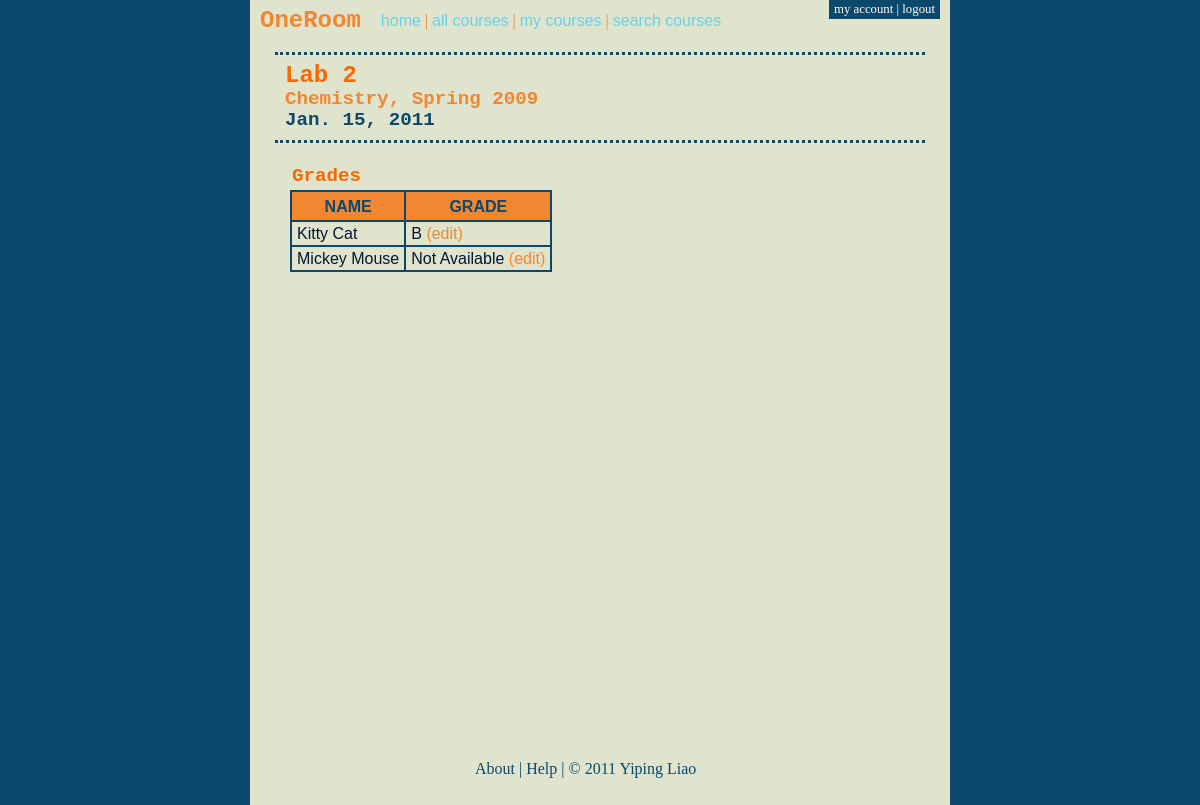
The app's page /assignment_page.php?assignment_id=8 (signed in) with its own data.
### tables this page shows
CREATE TABLE `assignments` (
  `assignment_id` int(11) NOT NULL AUTO_INCREMENT,
  `name` varchar(35) DEFAULT NULL,
  `due_date` date DEFAULT NULL,
  `course_id` int(11) DEFAULT NULL,
  PRIMARY KEY (`assignment_id`),
  KEY `course_id` (`course_id`),
  CONSTRAINT `assignments_ibfk_1` FOREIGN KEY (`course_id`) REFERENCES `courses` (`course_id`) ON DELETE CASCADE
);

CREATE TABLE `courses` (
  `course_id` int(11) NOT NULL AUTO_INCREMENT,
  `name` varchar(50) DEFAULT NULL,
  `year` char(4) DEFAULT NULL,
  `semester` varchar(10) DEFAULT NULL,
  `passcode` varchar(40) DEFAULT NULL,
  PRIMARY KEY (`course_id`)
);

CREATE TABLE `oneroom_users` (
  `id` int(11) NOT NULL AUTO_INCREMENT,
  `first_name` varchar(30) NOT NULL,
  `last_name` varchar(30) NOT NULL,
  `username` varchar(20) DEFAULT NULL,
  `email` varchar(50) NOT NULL,
  `user_type` enum('teacher','student') NOT NULL,
  `password` varchar(40) NOT NULL,
  PRIMARY KEY (`id`)
);

### utils.php (called while the page is built, shortened)
<?php
  function is_teacher($dbc, $user_id) {
    $is_teacher = false;
    $query = "SELECT * FROM oneroom_users WHERE id = '$user_id'";
    $result = mysqli_query($dbc, $query) or redirect('500.php');
    $row = mysqli_fetch_array($result);
    if ($row['user_type'] == 'teacher') {
      $is_teacher = true;
    }
    return $is_teacher;
  }
  function get_course_full_name($dbc, $course_id) {
    $query = "SELECT name, semester, year FROM courses WHERE
              course_id = '$course_id'";
    $result = mysqli_query($dbc, $query) or redirect('500.php');
    if (mysqli_num_rows($result) == 1) {
        $row = mysqli_fetch_array($result);
    } else {
      redirect('500.php');
    }
    $course_full_name = array();
    $course_full_name['name'] = $row['name'];
    $course_full_name['semester'] = $row['semester'];
    $course_full_name['year'] = $row['year'];
    return $course_full_name;
  }
  function get_assignment_info($dbc, $assignment_id) {
    $query = "SELECT name, due_date, course_id FROM assignments WHERE
              assignment_id = '$assignment_id'";
    $result = mysqli_query($dbc, $query) or redirect('500.php');
    if (mysqli_num_rows($result) == 1) {
        $row = mysqli_fetch_array($result);
    } else {
      redirect('500.php');
    }
    $assignment_info = array();
    $assignment_info['name'] = $row['name'];
    $assignment_info['course_id'] = $row['course_id'];
    $due_date = array();
    $due_date_exploded = explode('-', $row['due_date']);
    $assignment_info['due_date_string'] = $due_date_exploded[1] . '/' .
                                          $due_date_exploded[2] . '/' .
                                          $due_date_exploded[0];
    $due_date['year'] = $due_date_exploded[0];
    $due_date['day'] = $due_date_exploded[2];
    $month = $due_date_exploded[1];
    switch ($month) {
      case 1:
        $due_date['month'] = 'Jan.';
        break;
    }
    $assignment_info['due_date'] = $due_date;
    return $assignment_info;
  }
  function drop_leading_zero($day) {
    switch ($day) {
      default:
        return $day;
        break;
    }
  }

### init_page.php (called while the page is built, shortened)
<?php
  $dbc = mysqli_connect(DB_HOST, DB_USER, DB_PASSWORD, DB_NAME) or
          redirect('500.php');
  require_once('utils.php');
  $logged_in = isset($_SESSION['user_id']);
  if ($logged_in) {
    $user_id = $_SESSION['user_id'];
    $is_teacher = is_teacher($dbc, $user_id);
  }
?>

### assignment_page.php (the view, shortened to what this page needs)
<?php
  require_once('init_page.php');
  $assignment_id = $_GET['assignment_id'];
  $assignment_info = get_assignment_info($dbc, $assignment_id);
  $name = $assignment_info['name'];
  $due_date = $assignment_info['due_date'];
  $month = $due_date['month'];
  $day = $due_date['day'];
  $year = $due_date['year'];
  $course_id = $assignment_info['course_id'];
  $course_full_name = get_course_full_name($dbc, $course_id);
  $course_name = $course_full_name['name'];
  $course_semester = $course_full_name['semester'];
  $course_year = $course_full_name['year'];
  if (!$logged_in) {
    redirect('nopermissions.php');
  } else {
    if ($is_teacher) {
      $query = "SELECT * FROM courses_teachers WHERE
                course_id = '$course_id' and teacher_id = '$user_id'";
    }
  }
  if ($is_teacher) {
    $query = "SELECT student_id FROM courses_students WHERE
              course_id = $course_id";
  } else {
    $query = "SELECT student_id FROM courses_students WHERE
              course_id = $course_id AND student_id = $user_id";
  }
  $result = mysqli_query($dbc, $query) or redirect('500.php');
  $table_rows = array();
  while ($row = mysqli_fetch_array($result)) {
    $table_row = "";
    $student_id = $row['student_id'];
    $query = "SELECT first_name, last_name FROM oneroom_users
              WHERE id = $student_id";
    $result2 = mysqli_query($dbc, $query) or redirect('500.php');
    $row2 = mysqli_fetch_array($result2);
    $first_name = $row2['first_name'];
    $last_name = $row2['last_name'];
    $table_row .= "<tr><td>$first_name $last_name</td>";
    $query = "SELECT grade, grade_id
              FROM grades
              WHERE student_id=$student_id and assignment_id=$assignment_id";
    $result3 = mysqli_query($dbc, $query) or redirect('500.php');
    $table_row .= "<td>";
    if (mysqli_num_rows($result3) == 0) {
      $table_row .= "Not Available";
    } else {
      $row3 = mysqli_fetch_array($result3);
      $grade = $row3['grade'];
      $table_row .= "$grade";
    }
    if ($is_teacher) {
      $table_row .= "<a class=\"paren-link\"";
      $table_row .= "href=\"grade_edit.php?";
      $table_row .= "assignment_id=$assignment_id&course_id=$course_id";
      $table_row .= "&student_id=$student_id\"> (edit)";
    }
    $table_row .= "</td></tr>";
    array_push($table_rows, $table_row);
  }
  require_once('oneroom_header.php');
?>
<div id="content">
  <div id="content-heading">
    <?php
      echo "<h1>";
      echo $name . "<br />";
      echo "<a class=\"paren-link\" href=\"course_page.php?course_id=$course_id\">";
      echo "$course_name, $course_semester $course_year</a><br />";
      $day = drop_leading_zero($day);
      echo "<span class=\"paren\">$month $day, $year</span>";
      echo "</h1>";
    ?>
  </div>
  <div id="content-body">
    <h4>Grades</h4>
    <table id="assignment_table" border="1">
      <tr>
        <th>Name</th>
        <th>Grade</th>
      </tr>
    <?php
      foreach ($table_rows as $table_row) {
        echo $table_row;
      }
    ?>
    </table>
  </div>
</div>
<?php
  require_once('oneroom_footer.php');
?>

### oneroom_header.php (shortened to what this page needs)
<!DOCTYPE html PUBLIC "-//W3C//DTD XHTML 1.0 Strict//EN" "http://www.w3.org/TR/xhtml1/DTD/xhtml1-strict.dtd">
<html xmlns="http://www.w3.org/1999/xhtml">
  <head>
    <link rel="stylesheet" href="stylesheets/style.css" type="text/css" />
  </head>
  <body>
    <div id="main">
      <div id="acct_nav">
        <?php if ($logged_in) { ?>
          <a href="acct_manage.php">my account</a> |
          <a href="logout.php">logout</a>
        <?php } else { ?>
          <a href="login.php">login</a> |
          <a href="register.php">register</a>
        <?php } ?>
      </div>
      <div id="nav">
        <div id="app_name">
          <p>
            <a href="home.php">OneRoom</a>
          </p>
        </div>
        <div id="course_nav">
          <a href="home.php">home</a> |
          <?php if ($logged_in) { ?>
            <a href="allcourses.php">all courses</a> |
            <a href="usercourses.php">my courses</a> |
            <a href="search.php">search courses</a>
          <?php } ?>
        </div>
      </div>

### oneroom_footer.php
  </div>
    <div id="footer">
      <p>
        <a href="about.php">About</a> |
        <a href="help.php">Help</a> |
        &copy; 2011 <a href="http://yipingliao.weebly.com">Yiping Liao</a>
      </p>
    </div>
  </body>
</html>

### stylesheets/style.css (style rules this page uses)
html, body, h1, h2, h3, h4, h5, h6, p, ol, ul, li, pre, code, address, variable, form, fieldset, blockquote { padding: 0; margin: 0; font-size: 100%; font-weight: normal; }
body { background-color: #0B486B; }
a { text-decoration: none; }
html, body { height: 100%; }
body > #main { height: auto; min-height: 95%; }
#main { background-color: #E0E4CC; width: 700px; margin: 0 auto; font-size: medium; padding-bottom: 3em; }
#acct_nav { float: right; background-color: #0B486B; color: #FFFFFF; font-size: 0.8em; padding: 2px 5px 2px 5px; margin: 0px 10px 0px 5px; }
#acct_nav a { color: #FFFFFF; font-family: Georgia, "Palatino Linotype", Palatino, Times, "Times New Roman", serif; }
#app_name { float: left; color: #F38630; margin: 5px 15px 5px 5px; padding: 2px 5px 2px 5px; }
#app_name a { color: #F38630; font-family: "Courier New", Courier, monospace; font-size: 1.5em; font-weight: bold; }
#course_nav { color: #F38630; margin: 0px 5px 0px 5px; padding: 12px 5px 2px 5px; }
#course_nav a { color: #69D2E7; font-family: "Trebuchet MS", Arial, Helvetica, sans-serif; font-size: 1.0em; }
#nav { margin-bottom: 20px; }
#content { margin: 0px 25px 15px 25px; }
#content-heading { margin-bottom: 5px; padding: 10px 10px 10px 10px; line-height: 0.9; border-top-style: dotted; border-top-color: #0B486B; border-bottom-style: dotted; border-bottom-color: #0B486B; }
#content-heading h1 { color: #FA6900; font-family: "Courier New", Courier, monospace; font-weight: bold; font-size: 1.5em; }
#content-heading h1 .paren-link { font-size: 0.8em; color: #F38630; font-family: "Courier New", Courier, monospace; font-weight: bold; }
#content-heading h1 .paren { font-size: 0.8em; color: #0B486B; font-family: "Courier New", Courier, monospace; font-weight: bold; }
#content-body { line-height: 1.2; color: #031634; font-family: "Trebuchet MS", Arial, Helvetica, sans-serif; padding: 5px 15px 5px 15px; }
#content-body h4 { color: #FA6900; font-family: "Courier New", Courier, monospace; font-weight: bold; font-size: 1.2em; margin-top: 10px; padding: 2px 2px 2px 2px; }
#assignment_table, #grades_table { border-collapse: collapse; }
#assignment_table td, #assignment_table th, #grades_table td, #grades_table th { border: 2px solid #0B486B; padding: 2px 5px 2px 5px; }
#assignment_table th, #grades_table th { text-transform: uppercase; padding-top: 5px; padding-bottom: 4px; background-color: #F38630; color: #0B486B; }
#assignment_table td a, #grades_table td a { color: #F38630; }
#footer { width: 250px; margin: auto; clear: both; color: #0B486B; font-family: Georgia, "Palatino Linotype", Palatino, Times, "Times New Roman", serif; position: relative; z-index: 10; height: 1em; margin-top: -3em; }
#footer a { color: #0B486B; }

### records on screen
assignments: name "Lab 2"
courses: name "Chemistry", semester "Spring", year "2009"
oneroom_users: first_name "Kitty", last_name "Cat", table_row "B"
oneroom_users: user_type "(edit)"
oneroom_users: first_name "Mickey", last_name "Mouse", table_row "Not Available"

### other values on screen
$month "Jan."
$day "15"
$year "2011"
